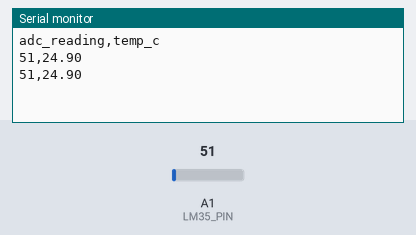
A sketch run on a simulated Arduino Uno, built with avr-gcc and run on an emulated ATmega328P. On the bench: the last lines printed to the serial monitor. The test bench sets the inputs (shaded band); at power-on: A1 (LM35_PIN) = 51.

Above: at 1.8 s.
1.9 s: A1 (LM35_PIN) set to 61
At 2.8 s:
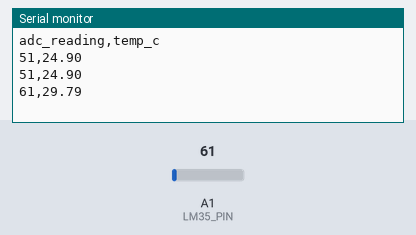
3.4 s: A1 (LM35_PIN) set to 71
At 4.8 s:
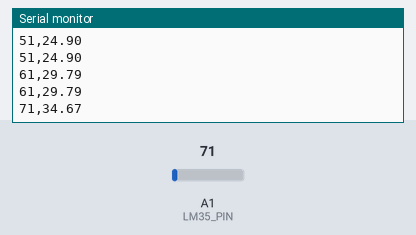
Timing chart, 0 to 6.4 s (numbered marks = the images above; inputs shaded):
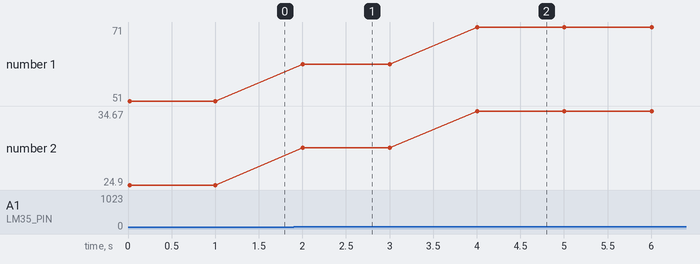

The sketch:

adc_logger.ino
```cpp
// LM35 reading logger for the Proteus simulation
// Prints the raw ADC value and the converted temperature once per second.
// LM35 output: 10 mV per degree C, Arduino ADC: 10 bits over 0-5 V.

const int LM35_PIN = A1;   // same pin as the smart home project

void setup() {
  Serial.begin(9600);
  Serial.println("adc_reading,temp_c");   // CSV header
}

void loop() {
  int adc = analogRead(LM35_PIN);
  float temp_c = (adc * 5.0 * 100.0) / 1024.0;

  Serial.print(adc);
  Serial.print(",");
  Serial.println(temp_c, 2);

  delay(1000);
}
```

Measured:
- after the input at 1.9 s, the serial monitor: prints a new line after 0.10 s (image 1)
- after the input at 3.4 s, the serial monitor: prints a new line after 0.60 s (image 2)
- plotted number 1: 51 → 61 after the input at 1.9 s, 61 → 71 after the input at 3.4 s
- plotted number 2: 24.9 → 29.79 after the input at 1.9 s, 29.79 → 34.67 after the input at 3.4 s
